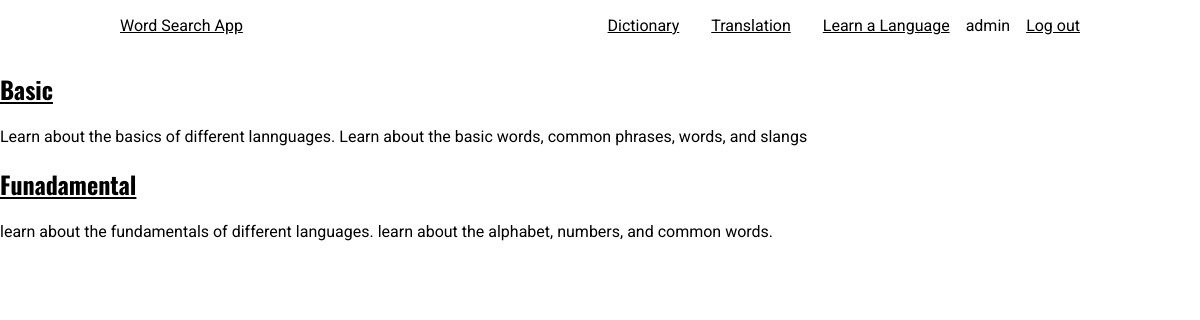
Screenshot of /curriculum/ (signed in) with the database file from the repository.
### curriculum/models.py (models this page shows, shortened)
class Standard(models.Model):
    name = models.CharField(max_length=100, unique=True)
    slug = models.SlugField(null=True, blank=True)
    description = models.TextField(max_length=500,blank=True)

### curriculum/views.py (the view)
# urls.py: path('', views.StandardListView.as_view(), name='standard_list'),
class StandardListView(ListView):
    context_object_name = 'standards'
    model = Standard
    template_name = 'curriculum/standard_list_view.html'

### curriculum/templates/curriculum/standard_list_view.html
{% extends 'Login/base.html' %}
{% block content %}
  <div class="standard_list_container">
    {%for standard in standards %}
    <div class="standard_list_block">
      <h2>
        <a href = "{% url 'curriculum:subject_list' slug=standard.slug %}">{{standard.name}}</a>
      </h2>
      <p>{{standard.description}}</p>
    </div>
    {% endfor %}
  </div>
{% endblock%}

### Login/Templates/Login/base.html (shortened to what this page needs)
{% load static %}
<!DOCTYPE html>
<html>
  <head>
    <link rel="stylesheet" href="{% static 'Login/css/master.css' %}">
  </head>
 <body>
    <header>
      <div class="logo">
        <a href="{% url 'Login:homepage' %}">Word Search App</a>
      </div>
      <nav>
        <ul class="nav__list">
          <li class="nav__link"><a href="{% url 'Dictionary:index' %}">Dictionary</a></li>
          <li class="nav__link"><a href="{% url 'Translate:index' %}">Translation</a></li>
          <li class="nav__link"><a href="{% url 'curriculum:standard_list' %}">Learn a Language</a></li>
          {% if user.is_authenticated %}
            <li  class="mr-5 text-light"> {{user.username}}</li>
            <li class="nav__link"><a href="{% url 'Login:logout' %}">Log out</a></li>
          {% else %}
            <li class="nav__link"><a href="{% url 'Login:register' %}">Login</a></li>
            <li class="nav__link"><a href="{% url 'Login:login' %}">Sign-up</a></li>
          {% endif %}
        </ul>
      </nav>
    </header>
    {% block content %}
    {% endblock %}
  </body>
</html>

### Login/static/Login/css/master.css (style rules this page uses)
* { box-sizing: border-box; }
html { scroll-behavior: smooth; }
body { margin: 0; font-family: "Roboto", sans-serif; font-weight: 400; }
h1, h2 { font-family: "Oswald", sans-serif; }
a { color: inherit; }
ul { list-style: none; display: flex; padding-left: 0; }
li + li { padding-left: 1rem; }
header { width: 80%; margin: auto; display: flex; justify-content: space-between; align-items: center; }
.nav__link + .nav__link { margin-left: 1rem; }

### rows the page displays
Standard: name "Basic", description "Learn about the basics of different lannguages. Learn about the basic words, common phrases, words, and slangs"
Standard: name "Funadamental", description "learn about the fundamentals of different languages. learn about the alphabet, numbers, and common words."

### other values shown
{{ user.username }} "admin"
